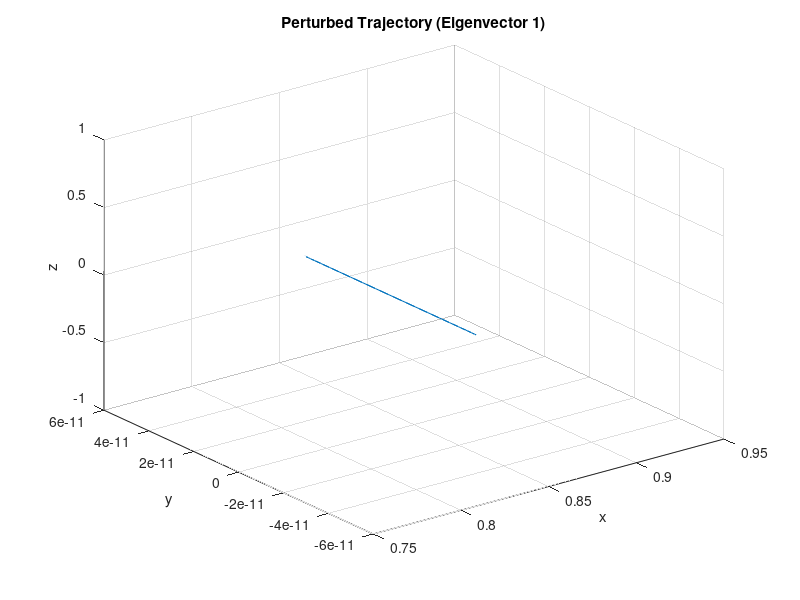
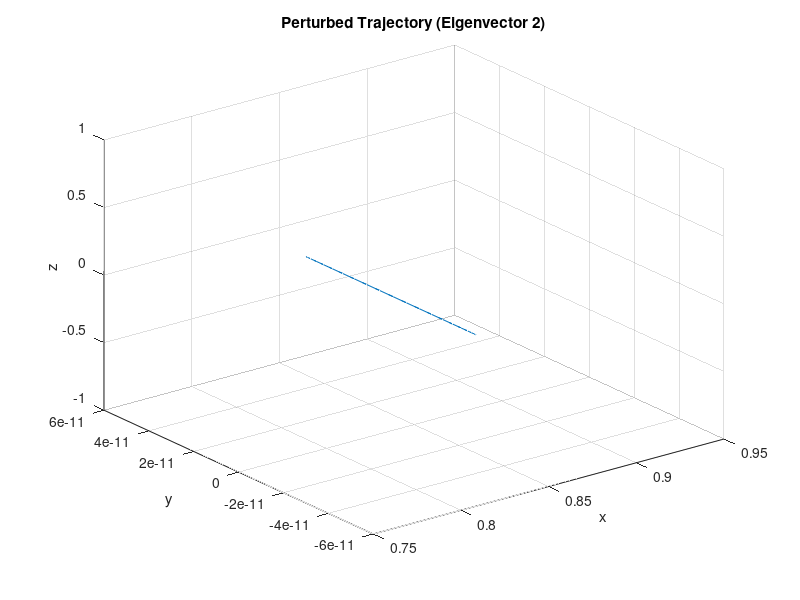
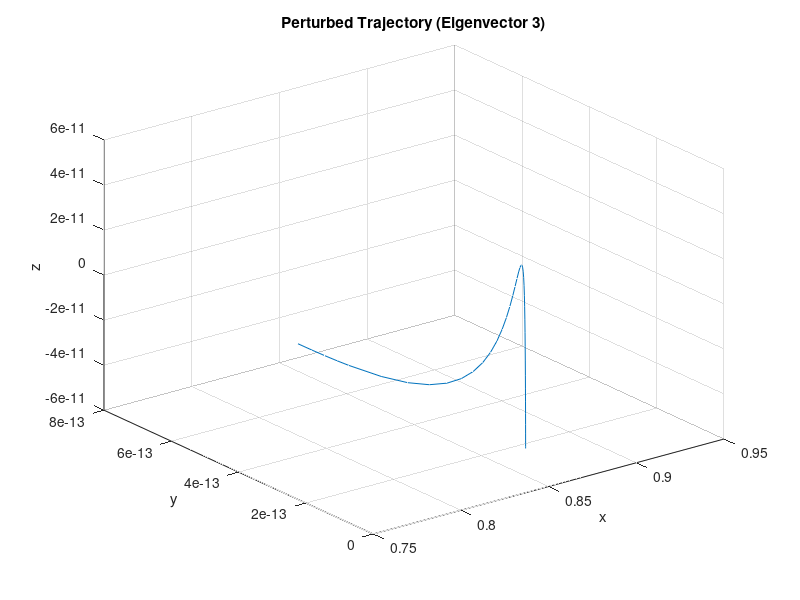
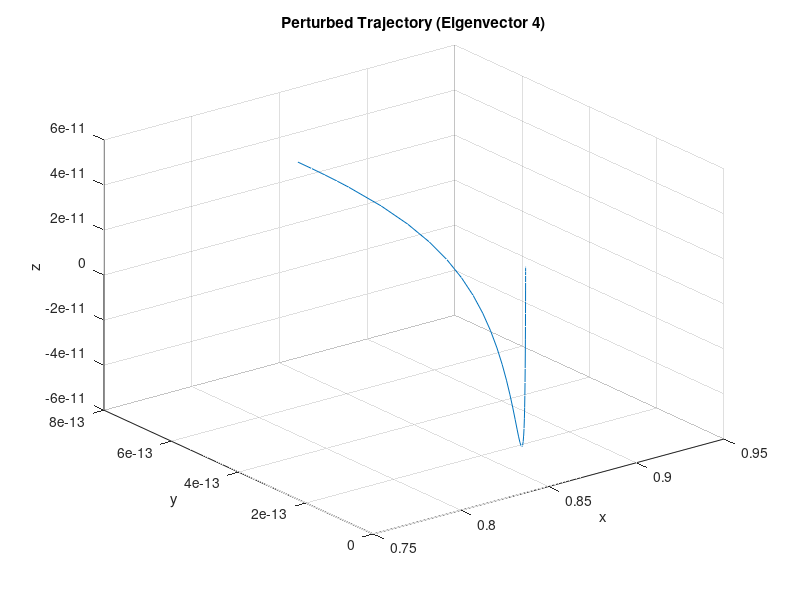

These charts were generated, in order, by the following MATLAB code:
function test
    % Define constants
    G = 6.67430e-11;  % Gravitational constant, m^3 kg^-1 s^-2
    M1 = 5.972e24;    % Mass of Earth (kg)
    M2 = 7.348e22;    % Mass of Moon (kg)
    R = 3844e5;       % Distance between Earth and Moon (m)
    
    % Standard gravitational parameters
    mu1 = G * M1;
    mu2 = G * M2;
    mu = mu2 / (mu1 + mu2);

    % Dimensionless units: x and time in units of R and sqrt(R^3 / (G * (M1 + M2)))
    % Calculate L1 position using an iterative method
    x_L1 = fzero(@(x) x - (1 - mu) / ((x + mu)^2) + mu / ((x - 1 + mu)^2), 0.8);

    % Initial guess for L1
    equilibrium = [x_L1; 0; 0; 0; 0; 0];
    initial_conditions = equilibrium;

    % Linearized system matrix A at L1
    state = equilibrium;
    x = state(1);
    y = state(2);
    z = state(3);
    u = state(4);
    v = state(5);
    w = state(6);

    % Compute distances d and r
    d = sqrt((x + mu)^2 + y^2 + z^2);
    r = sqrt((x - 1 + mu)^2 + y^2 + z^2);

    % Compute the second partial derivatives of the potential function U
    Uxx = 1 - (1 - mu) / d^3 - mu / r^3 ...
          + 3 * (1 - mu) * (x + mu)^2 / d^5 + 3 * mu * (x - 1 + mu)^2 / r^5;

    Uyy = 1 - (1 - mu) / d^3 - mu / r^3 ...
          + 3 * (1 - mu) * y^2 / d^5 + 3 * mu * y^2 / r^5;

    Uzz = -(1 - mu) / d^3 - mu / r^3 ...
          + 3 * (1 - mu) * z^2 / d^5 + 3 * mu * z^2 / r^5;

    Uxy = 3 * (1 - mu) * (x + mu) * y / d^5 + 3 * mu * (x - 1 + mu) * y / r^5;

    Uxz = 3 * (1 - mu) * (x + mu) * z / d^5 + 3 * mu * (x - 1 + mu) * z / r^5;

    Uyz = 3 * (1 - mu) * y * z / d^5 + 3 * mu * y * z / r^5;

    % Construct the system matrix A
    A = [
        0, 0, 0, 1, 0, 0;
        0, 0, 0, 0, 1, 0;
        0, 0, 0, 0, 0, 1;
        Uxx, Uxy, Uxz, 0, 2, 0;
        Uxy, Uyy, Uyz, -2, 0, 0;
        Uxz, Uyz, Uzz, 0, 0, 0;
    ];

    % Compute eigenvalues and eigenvectors
    [V, D] = eig(A);
    eigenvalues = diag(D);

    % Identify the purely imaginary eigenvalues and corresponding eigenvectors
    imag_indices = abs(real(eigenvalues)) < 1e-9 & imag(eigenvalues) ~= 0;
    relevant_eigenvectors = V(:, imag_indices);
    relevant_eigenvalues = eigenvalues(imag_indices);

    % Choose a small perturbation amplitude
    epsilon = 1e-10;

    % Perturb initial conditions in the direction of the relevant eigenvectors
    for i = 1:length(relevant_eigenvalues)
        omega = abs(imag(relevant_eigenvalues(i)));
        T_span = [0, 2 * pi / omega];  % Period of the oscillation

        perturbed_initial_conditions = initial_conditions + epsilon * imag(relevant_eigenvectors(:, i));

        % Integrate the actual CR3BP system
        options = odeset('RelTol', 1e-12, 'AbsTol', 1e-12);
        [~, state] = ode45(@(t, state) cr3bp_ode(t, state, mu), T_span, perturbed_initial_conditions, options);

        % Plot the results
        figure;
        plot3(state(:, 1), state(:, 2), state(:, 3));
        xlabel('x');
        ylabel('y');
        zlabel('z');
        title(['Perturbed Trajectory (Eigenvector ' num2str(i) ')']);
        grid on;
    end
end

function dstate_dt = cr3bp_ode(~, state, mu)
    % Defining the state vector
    x = state(1);
    y = state(2);
    z = state(3);
    u = state(4);
    v = state(5);
    w = state(6);

    % Compute distances d and r
    d = sqrt((x + mu)^2 + y^2 + z^2);
    r = sqrt((x - 1 + mu)^2 + y^2 + z^2);

    % Compute accelerations
    ax = 2*v + x - (1 - mu) / d^3 * (x + mu) - mu / r^3 * (x - 1 + mu);
    ay = -2*u + y - (1 - mu) / d^3 * y - mu / r^3 * y;
    az = -(1 - mu) / d^3 * z - mu / r^3 * z;

    dstate_dt = [u; v; w; ax; ay; az];
end
